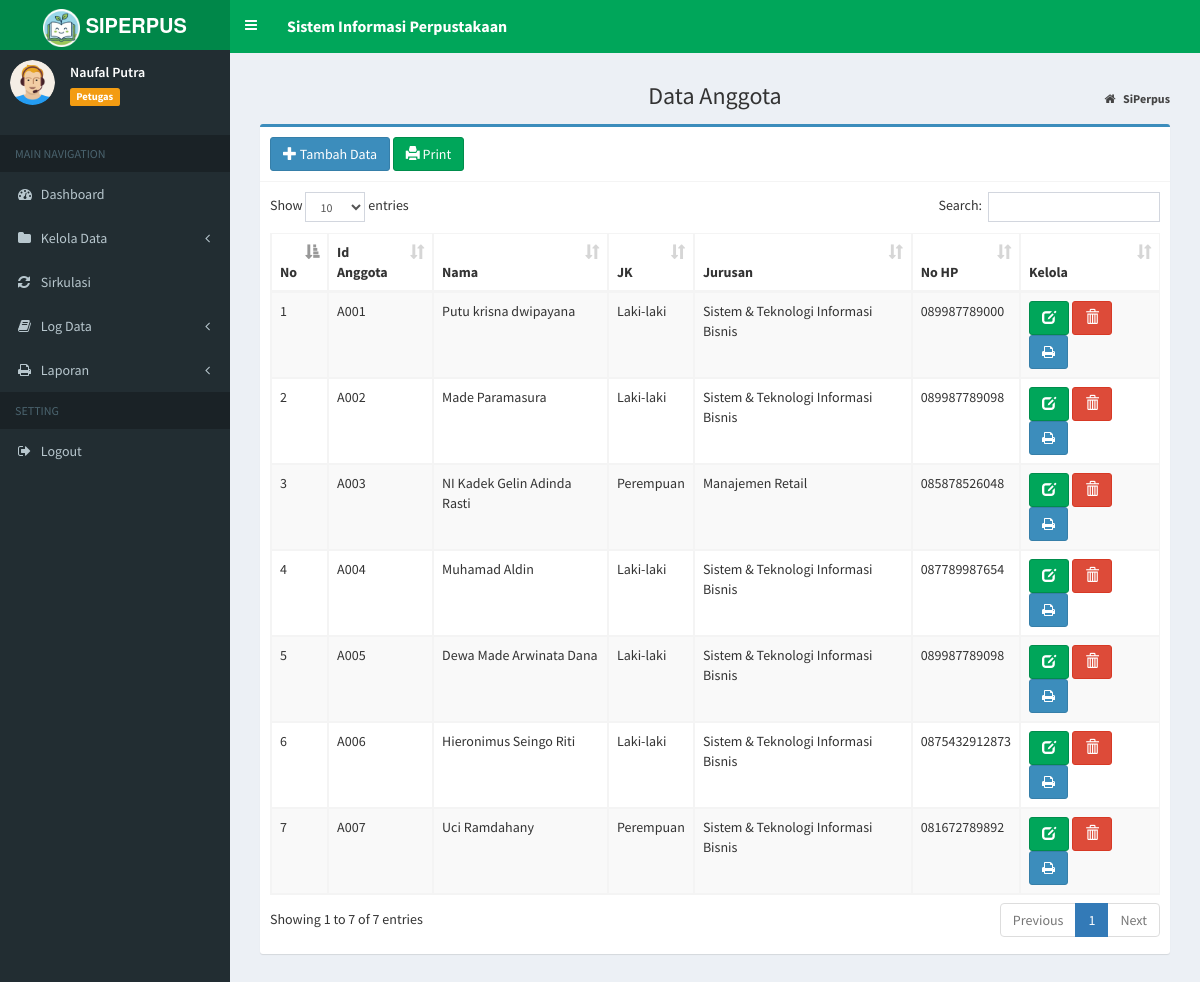
/index.php?page=MyApp/data_agt (signed in), run on the app's committed database.
### tables this page shows
CREATE TABLE `tb_anggota` (
  `id_anggota` varchar(10) NOT NULL,
  `nama` varchar(100) DEFAULT NULL,
  `jekel` enum('Laki-laki','Perempuan') NOT NULL,
  `jurusan` varchar(50) NOT NULL,
  `no_hp` varchar(15) NOT NULL,
  PRIMARY KEY (`id_anggota`)
);

### admin/agt/data_agt.php (the view)
<section class="content-header" style="text-align: center;">
    <h1>
        Data Anggota
    </h1>
    <ol class="breadcrumb">
        <li>
            <a href="index.php">
                <i class="fa fa-home"></i>
                <b>SiPerpus</b>
            </a>
        </li>
    </ol>
</section>
<section class="content">
    <div class="box box-primary">
        <div class="box-header with-border">
            <a href="?page=MyApp/add_agt" title="Tambah Data" class="btn btn-primary">
                <i class="glyphicon glyphicon-plus"></i> Tambah Data</a>
            <a href="?page=MyApp/print_allagt" title="Print" class="btn btn-success" stlye="color : green;">
                <i class="glyphicon glyphicon-print"></i> Print</a>
        </div>
        <div class="box-body">
            <div class="table-responsive">
                <table id="example1" class="table table-bordered table-striped">
                    <thead>
                        <tr>
                            <th>No</th>
                            <th>Id Anggota</th>
                            <th>Nama</th>
                            <th>JK</th>
                            <th>Jurusan</th> <th>No HP</th>
                            <th>Kelola</th>
                        </tr>
                    </thead>
                    <tbody>
                        <?php
                  $no = 1;
                  $sql = $koneksi->query("SELECT * from tb_anggota");
                  while ($data= $sql->fetch_assoc()) {
                ?>
                        <tr>
                            <td>
                                <?php echo $no++; ?>
                            </td>
                            <td>
                                <?php echo $data['id_anggota']; ?>
                            </td>
                            <td>
                                <?php echo $data['nama']; ?>
                            </td>
                            <td>
                                <?php echo $data['jekel']; ?>
                            </td>
                            <td>
                                <?php echo $data['jurusan']; ?>
                            </td>
                            <td>
                                <?php echo $data['no_hp']; ?>
                            </td>
                            <td>
                                <a href="?page=MyApp/edit_agt&kode=<?php echo $data['id_anggota']; ?>" title="Ubah Data"
                                    class="btn btn-success">
                                    <i class="glyphicon glyphicon-edit"></i>
                                </a>
                                <a href="?page=MyApp/del_agt&kode=<?php echo $data['id_anggota']; ?>"
                                    onclick="return confirm('Yakin Hapus Data Ini ?')" title="Hapus"
                                    class="btn btn-danger">
                                    <i class="glyphicon glyphicon-trash"></i>
                                </a>
                                <a href="?page=MyApp/print_agt&kode=<?php echo $data['id_anggota'] ?>" title="print"
                                    target="_blank" class="btn btn-primary">
                                    <i class="fa fa-print"></i>
                                </a>
                            </td>
                        </tr>
                        <?php
                  }
                ?>
                    </tbody>
                </table>
            </div>
        </div>
    </div>
</section>

### data on the page
tb_anggota: id_anggota "A001", nama "Putu krisna dwipayana", jekel "Laki-laki", jurusan "Sistem & Teknologi Informasi Bisnis", no_hp "089987789000"
tb_anggota: id_anggota "A002", nama "Made Paramasura", jekel "Laki-laki", jurusan "Sistem & Teknologi Informasi Bisnis", no_hp "089987789098"
tb_anggota: id_anggota "A003", nama "NI Kadek Gelin Adinda Rasti", jekel "Perempuan", jurusan "Manajemen Retail", no_hp "085878526048"
tb_anggota: id_anggota "A004", nama "Muhamad Aldin", jekel "Laki-laki", jurusan "Sistem & Teknologi Informasi Bisnis", no_hp "087789987654"
tb_anggota: id_anggota "A005", nama "Dewa Made Arwinata Dana", jekel "Laki-laki", jurusan "Sistem & Teknologi Informasi Bisnis", no_hp "089987789098"
tb_anggota: id_anggota "A006", nama "Hieronimus Seingo Riti", jekel "Laki-laki", jurusan "Sistem & Teknologi Informasi Bisnis", no_hp "0875432912873"
tb_anggota: id_anggota "A007", nama "Uci Ramdahany", jekel "Perempuan", jurusan "Sistem & Teknologi Informasi Bisnis", no_hp "081672789892"

### other printed values
$data_nama "Naufal Putra"
$data_level "Petugas"
